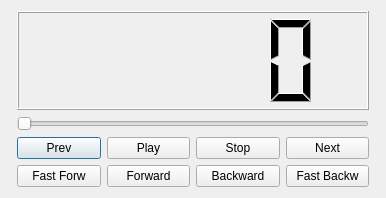
<?xml version="1.0" encoding="UTF-8"?>
<ui version="4.0">
 <class>OverlayControl</class>
 <widget class="QDialog" name="OverlayControl">
  <property name="geometry">
   <rect>
    <x>0</x>
    <y>0</y>
    <width>386</width>
    <height>198</height>
   </rect>
  </property>
  <property name="windowTitle">
   <string>Dialog</string>
  </property>
  <layout class="QHBoxLayout" name="horizontalLayout_5">
   <item>
    <widget class="QWidget" name="widget_2" native="true"/>
   </item>
   <item>
    <layout class="QVBoxLayout" name="verticalLayout_2">
     <item>
      <layout class="QHBoxLayout" name="horizontalLayout_3">
       <item>
        <widget class="QLCDNumber" name="lcdPosition"/>
       </item>
      </layout>
     </item>
     <item>
      <layout class="QHBoxLayout" name="horizontalLayout_4">
       <item>
        <widget class="QSlider" name="seekBar">
         <property name="orientation">
          <enum>Qt::Horizontal</enum>
         </property>
        </widget>
       </item>
      </layout>
     </item>
     <item>
      <layout class="QHBoxLayout" name="horizontalLayout_2">
       <item>
        <widget class="QPushButton" name="prevButton">
         <property name="text">
          <string>Prev</string>
         </property>
        </widget>
       </item>
       <item>
        <widget class="QPushButton" name="playButton">
         <property name="text">
          <string>Play</string>
         </property>
        </widget>
       </item>
       <item>
        <widget class="QPushButton" name="stopButton">
         <property name="text">
          <string>Stop</string>
         </property>
        </widget>
       </item>
       <item>
        <widget class="QPushButton" name="nextButton">
         <property name="text">
          <string>Next</string>
         </property>
        </widget>
       </item>
      </layout>
     </item>
     <item>
      <layout class="QHBoxLayout" name="horizontalLayout">
       <item>
        <widget class="QPushButton" name="fforwardButton">
         <property name="text">
          <string>Fast Forw</string>
         </property>
        </widget>
       </item>
       <item>
        <widget class="QPushButton" name="forwardButton">
         <property name="text">
          <string>Forward</string>
         </property>
        </widget>
       </item>
       <item>
        <widget class="QPushButton" name="backwardButton">
         <property name="text">
          <string>Backward</string>
         </property>
        </widget>
       </item>
       <item>
        <widget class="QPushButton" name="fbackwardButon">
         <property name="text">
          <string>Fast Backw</string>
         </property>
        </widget>
       </item>
      </layout>
     </item>
    </layout>
   </item>
   <item>
    <widget class="QWidget" name="widget" native="true"/>
   </item>
  </layout>
 </widget>
 <resources/>
 <connections/>
</ui>
